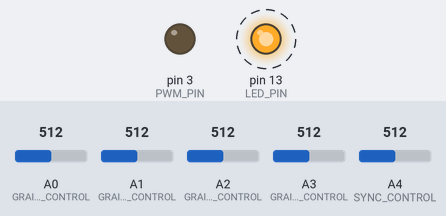
Bench run of a sketch on a simulated Arduino Uno, built with avr-gcc and run on an emulated ATmega328P. Shown: output pins drawn as LEDs (lit = HIGH). Dashed ring = blinking. The inputs (shaded band) are chosen by the test bench; at power-on: A0 (GRAIN_FREQ_CONTROL) = 512, A4 (SYNC_CONTROL) = 512, A2 (GRAIN_DECAY_CONTROL) = 512, A3 (GRAIN2_FREQ_CONTROL) = 512, A1 (GRAIN2_DECAY_CONTROL) = 512.

Above: at 1.2 s.
1.3 s: A0 (GRAIN_FREQ_CONTROL) set to 30
4.3 s: A4 (SYNC_CONTROL) set to 306
At 4.56 s:
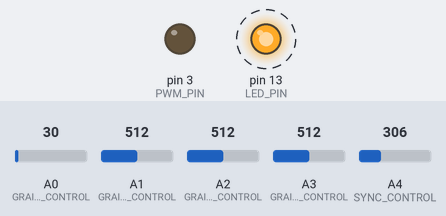
7.3 s: A2 (GRAIN_DECAY_CONTROL) set to 30
10.3 s: A4 (SYNC_CONTROL) set to 30
At 11.94 s:
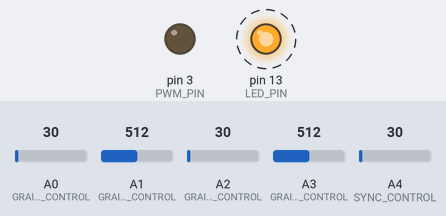
13.3 s: A3 (GRAIN2_FREQ_CONTROL) set to 716
At 13.79 s:
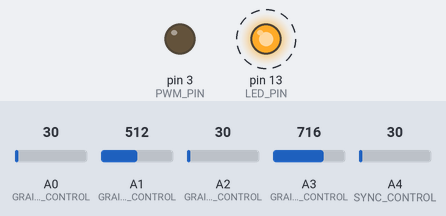
16.3 s: A0 (GRAIN_FREQ_CONTROL) set to 992
At 17.31 s:
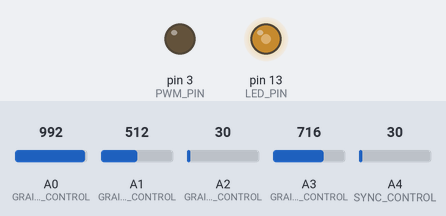
Timing chart, 0 to 20.3 s (numbered marks = the images above; inputs shaded):
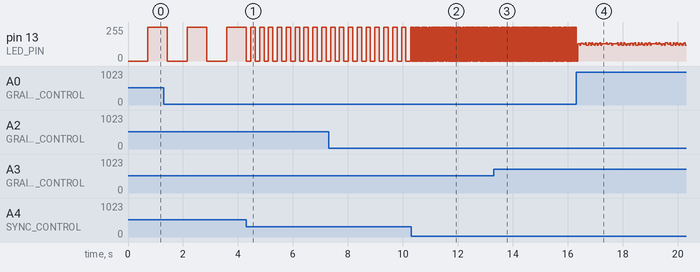

The sketch:

synth.ino
```cpp
#include <avr/io.h>
#include "header.h"
#include <avr/interrupt.h>

uint16_t syncPhaseAcc;
uint16_t syncPhaseInc;
uint16_t grainPhaseAcc;
uint16_t grainPhaseInc;
uint16_t grainAmp;
uint8_t grainDecay;
uint16_t grain2PhaseAcc;
uint16_t grain2PhaseInc;
uint16_t grain2Amp;
uint8_t grain2Decay;

// Map Analogue channels
#define SYNC_CONTROL         (4)
#define GRAIN_FREQ_CONTROL   (0)
#define GRAIN_DECAY_CONTROL  (2)
#define GRAIN2_FREQ_CONTROL  (3)
#define GRAIN2_DECAY_CONTROL (1)


// Changing these will also requires rewriting audioOn()


#define PWM_PIN       3
#define PWM_VALUE     OCR2B
#define LED_PIN       13
#define LED_PORT      PORTB
#define LED_BIT       5
#define PWM_INTERRUPT TIMER2_OVF_vect

int melody[] = {
  NOTE_C4, NOTE_G3,NOTE_G3, NOTE_A3, NOTE_G3,0, NOTE_B3, NOTE_C4};

// note durations: 4 = quarter note, 8 = eighth note, etc.:
int noteDurations[] = {
  4, 8, 8, 4,4,4,4,4 };
// Smooth logarithmic mapping
//
uint16_t antilogTable[] = {
  64830,64132,63441,62757,62081,61413,60751,60097,59449,58809,58176,57549,56929,56316,55709,55109,
  54515,53928,53347,52773,52204,51642,51085,50535,49991,49452,48920,48393,47871,47356,46846,46341,
  45842,45348,44859,44376,43898,43425,42958,42495,42037,41584,41136,40693,40255,39821,39392,38968,
  38548,38133,37722,37316,36914,36516,36123,35734,35349,34968,34591,34219,33850,33486,33125,32768
};
uint16_t mapPhaseInc(uint16_t input) {
  return (antilogTable[input & 0x3f]) >> (input >> 3);
}

// Stepped chromatic mapping
//
uint16_t midiTable[] = {
  17,18,19,20,22,23,24,26,27,29,31,32,34,36,38,41,43,46,48,51,54,58,61,65,69,73,
  77,82,86,92,97,103,109,115,122,129,137,145,154,163,173,183,194,206,218,231,
  244,259,274,291,308,326,346,366,388,411,435,461,489,518,549,581,616,652,691,
  732,776,822,871,923,978,1036,1097,1163,1232,1305,1383,1465,1552,1644,1742,
  1845,1955,2071,2195,2325,2463,2610,2765,2930,3104,3288,3484,3691,3910,4143,
  4389,4650,4927,5220,5530,5859,6207,6577,6968,7382,7821,8286,8779,9301,9854,
  10440,11060,11718,12415,13153,13935,14764,15642,16572,17557,18601,19708,20879,
  22121,23436,24830,26306
};
uint16_t mapMidi(uint16_t input) {
  return (midiTable[(1023-input) >> 3]);
}

// Stepped Pentatonic mapping
//
uint16_t pentatonicTable[54] = {
  0,19,22,26,29,32,38,43,51,58,65,77,86,103,115,129,154,173,206,231,259,308,346,
  411,461,518,616,691,822,923,1036,1232,1383,1644,1845,2071,2463,2765,3288,
  3691,4143,4927,5530,6577,7382,8286,9854,11060,13153,14764,16572,19708,22121,26306
};

uint16_t mapPentatonic(uint16_t input) {
  uint8_t value = (1023-input) / (1024/128);
  return (pentatonicTable[value]);
}


void audioOn() {

  // Set up PWM to 31.25kHz, phase accurate
    TCCR2A = _BV(COM2A0) | _BV(COM2B1) | _BV(WGM20);
  TCCR2B = _BV(WGM22) | _BV(CS22);
  TIMSK2 = _BV(TOIE2);
   OCR2A = 180;
  OCR2B = 50;
  //for (int thisNote = 0; thisNote < 8; thisNote++) {

    // to calculate the note duration, take one second
    // divided by the note type.
    //e.g. quarter note = 1000 / 4, eighth note = 1000/8, etc.
    //int noteDuration = 1000/noteDurations[thisNote];
    //tone(3, 200,12);

    // to distinguish the notes, set a minimum time between them.
    // the note's duration + 30% seems to work well:
    //int pauseBetweenNotes = noteDuration * 1.30;
    //delay(pauseBetweenNotes);

//}
}

void setup() {
  pinMode(PWM_PIN,OUTPUT);
  audioOn();
  pinMode(LED_PIN,OUTPUT);
}

void loop() {
  // The loop is pretty simple - it just updates the parameters for the oscillators.
  //
  // Avoid using any functions that make extensive use of interrupts, or turn interrupts off.
  // They will cause clicks and poops in the audio.

  // Smooth frequency mapping
  //syncPhaseInc = mapPhaseInc(analogRead(SYNC_CONTROL)) / 4;

   //Stepped mapping to MIDI notes: C, Db, D, Eb, E, F...
  syncPhaseInc = mapMidi(analogRead(SYNC_CONTROL));

  // Stepped pentatonic mapping: D, E, G, A, B
  syncPhaseInc = mapPentatonic(analogRead(SYNC_CONTROL));

  grainPhaseInc  = mapPhaseInc(analogRead(GRAIN_FREQ_CONTROL)) / 2;
  grainDecay     = analogRead(GRAIN_DECAY_CONTROL) / 8;
  grain2PhaseInc = mapPhaseInc(analogRead(GRAIN2_FREQ_CONTROL)) / 2;
  grain2Decay    = analogRead(GRAIN2_DECAY_CONTROL) / 4;
}

SIGNAL(PWM_INTERRUPT)
{
  uint8_t value;
  uint16_t output;

  syncPhaseAcc += syncPhaseInc;
  if (syncPhaseAcc < syncPhaseInc) {
    // Time to start the next grain
    grainPhaseAcc = 0;
    grainAmp = 0x7fff;
    grain2PhaseAcc = 0;
    grain2Amp = 0x7fff;
    LED_PORT ^= 1 << LED_BIT; // Faster than using digitalWrite
  }

  // Increment the phase of the grain oscillators
  grainPhaseAcc += grainPhaseInc;
  grain2PhaseAcc += grain2PhaseInc;

  // Convert phase into a triangle wave
  value = (grainPhaseAcc >> 7) & 0xff;
  if (grainPhaseAcc & 0x8000) value = ~value;
  // Multiply by current grain amplitude to get sample
  output = value * (grainAmp >> 8);

  // Repeat for second grain
  value = (grain2PhaseAcc >> 7) & 0xff;
  if (grain2PhaseAcc & 0x8000) value = ~value;
  output += value * (grain2Amp >> 8);

  // Make the grain amplitudes decay by a factor every sample (exponential decay)
  grainAmp -= (grainAmp >> 8) * grainDecay;
  grain2Amp -= (grain2Amp >> 8) * grain2Decay;

  // Scale output to the available range, clipping if necessary
  output >>= 9;
  if (output > 255) output = 255;

  // Output to PWM (this is faster than using analogWrite)
  PWM_VALUE = output;
}
```

header.h
```cpp
/*************************************************
 * Public Constants
 *************************************************/

#define NOTE_B0  31
#define NOTE_C1  33
#define NOTE_CS1 35
#define NOTE_D1  37
#define NOTE_DS1 39
#define NOTE_E1  41
#define NOTE_F1  44
#define NOTE_FS1 46
#define NOTE_G1  49
#define NOTE_GS1 52
#define NOTE_A1  55
#define NOTE_AS1 58
#define NOTE_B1  62
#define NOTE_C2  65
#define NOTE_CS2 69
#define NOTE_D2  73
#define NOTE_DS2 78
#define NOTE_E2  82
#define NOTE_F2  87
#define NOTE_FS2 93
#define NOTE_G2  98
#define NOTE_GS2 104
#define NOTE_A2  110
#define NOTE_AS2 117
#define NOTE_B2  123
#define NOTE_C3  131
#define NOTE_CS3 139
#define NOTE_D3  147
#define NOTE_DS3 156
#define NOTE_E3  165
#define NOTE_F3  175
#define NOTE_FS3 185
#define NOTE_G3  196
#define NOTE_GS3 208
#define NOTE_A3  220
#define NOTE_AS3 233
#define NOTE_B3  247
#define NOTE_C4  262
#define NOTE_CS4 277
#define NOTE_D4  294
#define NOTE_DS4 311
#define NOTE_E4  330
#define NOTE_F4  349
#define NOTE_FS4 370
#define NOTE_G4  392
#define NOTE_GS4 415
#define NOTE_A4  440
#define NOTE_AS4 466
#define NOTE_B4  494
#define NOTE_C5  523
#define NOTE_CS5 554
#define NOTE_D5  587
#define NOTE_DS5 622
#define NOTE_E5  659
#define NOTE_F5  698
#define NOTE_FS5 740
#define NOTE_G5  784
#define NOTE_GS5 831
#define NOTE_A5  880
#define NOTE_AS5 932
#define NOTE_B5  988
#define NOTE_C6  1047
#define NOTE_CS6 1109
#define NOTE_D6  1175
#define NOTE_DS6 1245
#define NOTE_E6  1319
#define NOTE_F6  1397
#define NOTE_FS6 1480
#define NOTE_G6  1568
#define NOTE_GS6 1661
#define NOTE_A6  1760
#define NOTE_AS6 1865
#define NOTE_B6  1976
#define NOTE_C7  2093
#define NOTE_CS7 2217
#define NOTE_D7  2349
#define NOTE_DS7 2489
#define NOTE_E7  2637
#define NOTE_F7  2794
#define NOTE_FS7 2960
#define NOTE_G7  3136
#define NOTE_GS7 3322
#define NOTE_A7  3520
#define NOTE_AS7 3729
#define NOTE_B7  3951
#define NOTE_C8  4186
#define NOTE_CS8 4435
#define NOTE_D8  4699
#define NOTE_DS8 4978
```

Measured:
- after the input at 4.3 s, pin 13 (LED_PIN): alternates 255/255 for 0.16 s and 0/255 for 0.16 s, starting after 0.16 s
- after the input at 10.3 s, pin 3 (PWM_PIN): stays LOW (without the input it goes to HIGH after 1.7 s); pin 13 (LED_PIN): alternates 255/255 for 0.02 s and 0/255 for 0.02 s, starting at once
- after the input at 13.3 s, pin 3 (PWM_PIN): stays LOW (without the input it goes to HIGH after 1.6 s)
- by itself, pin 13 (LED_PIN): alternates 255/255 for 0.72 s and 0/255 for 0.72 s
